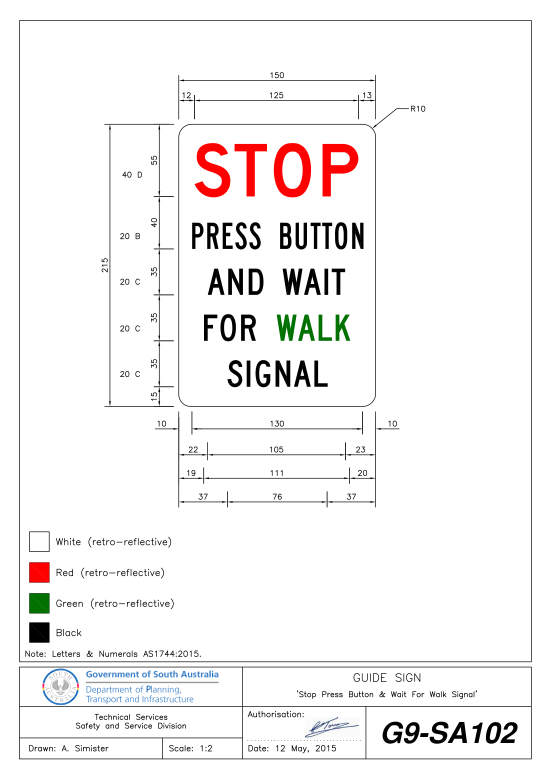
#> input picture Processing/Australia/SA/Original PNGs/G9-SA102.png, 1653 x 2339 px, given in place of G9-SA102.png.png, which was not available (shown at 1/3 size)
$ python vw.py '../../../../Processing/Australia/SA/Original PNGs/G9-SA102.png'
#> lines starting #> are read from the running program, lines starting #| are printed output that depends on the picture; after the words box and inside, x2 and y2 are one past the last pixel; in counts of white or black regions, pixels touching at a corner belong together; pictures that were not available may be replaced by others from this repository, and a replacement may not be noted
"""vw.py CODE... -> view/<CODE>.png : drawing area cropped (frame, title block, colour legend removed), prints crop origin (200-dpi px)"""
import sys, numpy as np
from PIL import Image
SA="/Users/USER/Local/GitHub/Australian-Standards/Processing/Australia/SA/Original PNGs/"
for code in sys.argv[1:]:
    im=Image.open(SA+code+".png").convert("RGB"); a=np.asarray(im); H,W=a.shape[:2]
#> further down, im is the input picture: PIL image 1653x2339 RGB; mean R, G, B 245.1, 243.3, 243.1
#> after `H, W = a.shape[:2]`: H = 2339; W = 1653
    if W>H: print(code,"LANDSCAPE",W,H)
    dark=(a.sum(axis=2)<700)
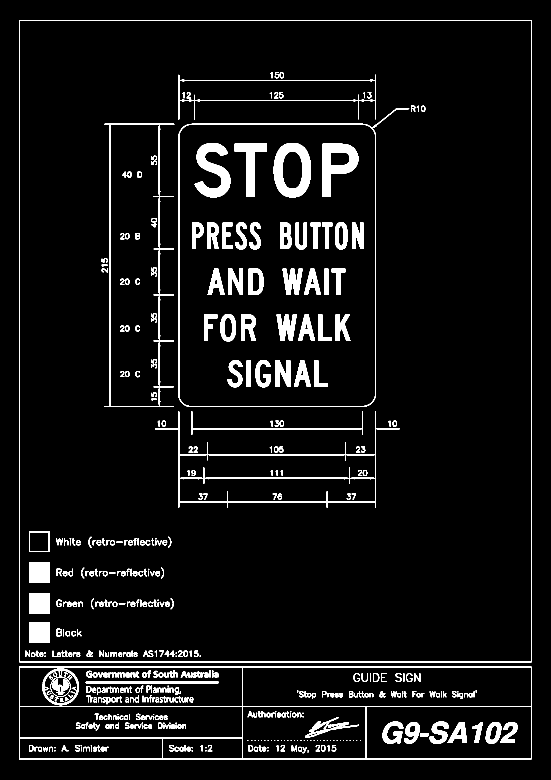
#> dark: shape (2339, 1653) bool (shown at 1/3 size); 5.9% white; 517 white regions (71 under 20 px), largest, box (x1, y1, x2, y2) and area: (57, 60, 1595, 1987) 18831, (57, 2000, 1595, 2278) 18634, (821, 429, 933, 592) 9559
    # frame: find title block top = first long horizontal line below 75% height
    rows=dark.mean(axis=1); cols=dark.mean(axis=0)
#> after `rows = dark.mean(axis=1)`: rows = 2339 values, max 0.93 at index 61, min 0 at index 0, mean 0.0587
#> after `cols = dark.mean(axis=0)`: cols = 1653 values, max 0.943 at index 58, min 0 at index 0, mean 0.0587
    ys=[y for y in range(int(H*0.6),H) if rows[y]>0.7]
#> ys = [1984, 1985, 1986, 2000, 2001, 2002, 2118, 2119, 2120, 2275, 2276, 2277]
    bot=(ys[0]-6) if ys else int(H*0.84)
#> bot = 1978
    top=next((y for y in range(0,int(H*0.2)) if rows[y]>0.7),0)+6
#> top = 66
    xs=[x for x in range(W) if cols[x]>0.5]
#> xs = [57, 58, 59, 535, 536, 537, 1126, 1127, 1593, 1594]
    left=(xs[0]+6) if xs else 0; right=(xs[-1]-6) if xs else W
#> after `left = xs[0] + 6 if xs else 0`: left = 63
#> after `right = xs[-1] - 6 if xs else W`: right = 1588
    sub=dark[top:bot,left:right]
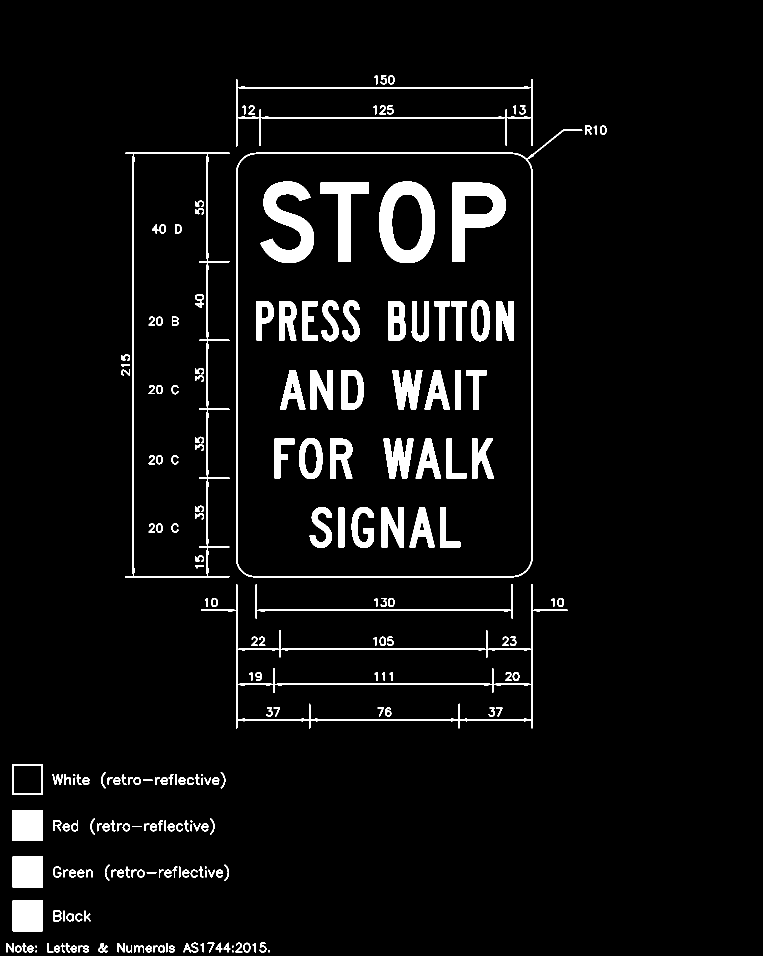
#> sub: shape (1912, 1525) bool (shown at 1/2 size); 5.1% white; 225 white regions (9 under 20 px), largest, box (x1, y1, x2, y2) and area: (758, 363, 870, 526) 9559, (904, 365, 1012, 524) 8647, (520, 363, 628, 526) 8485
    r=np.where(sub.any(axis=1))[0]; c=np.where(sub.any(axis=0))[0]
#> after `r = np.where(sub.any(axis=1))[0]`: r = 1561 values from 150 to 1904
#> after `c = np.where(sub.any(axis=0))[0]`: c = 1172 values from 13 to 1212
    y0,y1,x0,x1=top+r[0],top+r[-1],left+c[0],left+c[-1]
#> y0 = 216; y1 = 1970; x0 = 76; x1 = 1275
    crop=im.crop((x0-4,y0-4,x1+4,y1+4)); crop.save(f"view/{code}.png"); print(code,"origin",x0-4,y0-4,"size",crop.size)
#> after `crop = im.crop((x0 - 4, y0 - 4, x1 + 4, y1 + 4))`:
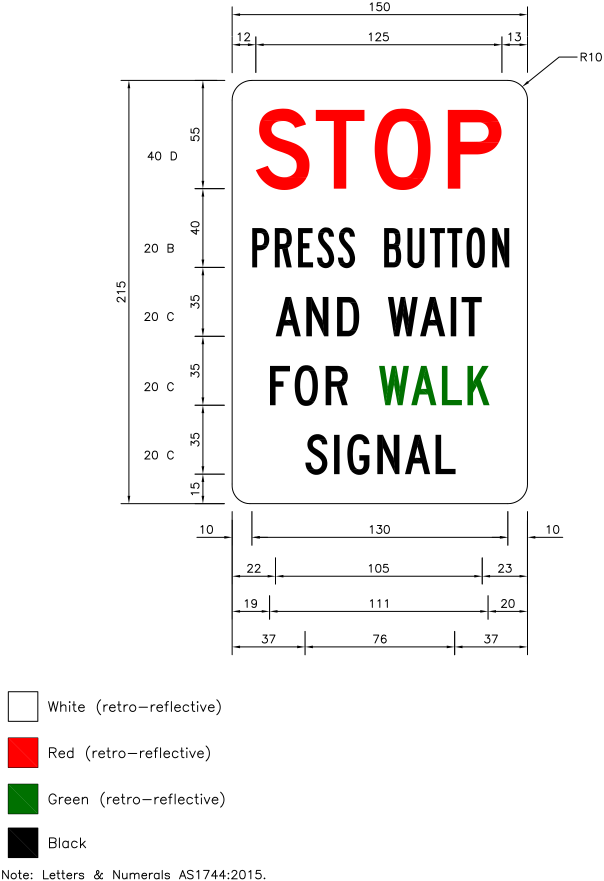
#> crop: PIL image 1207x1762 RGB (shown at 1/2 size); mean R, G, B 243.7, 240.1, 239.5
#| ../../../../Processing/Australia/SA/Original PNGs/G9-SA102.png origin 72 212 size (1207, 1762)

$ run again, on Processing/Australia/SA/Original PNGs/S118.png
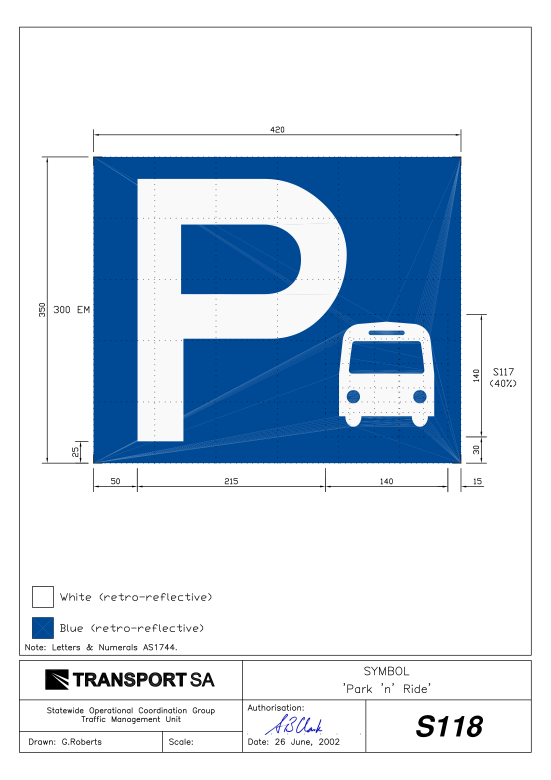
#> input picture Processing/Australia/SA/Original PNGs/S118.png, 1653 x 2339 px, given in place of S118.png.png, which was not available (shown at 1/3 size)
#> im is the input picture: PIL image 1653x2339 RGB; mean R, G, B 202.8, 216.1, 230.1
#> `dark=(a.sum(axis=2)<700)`:
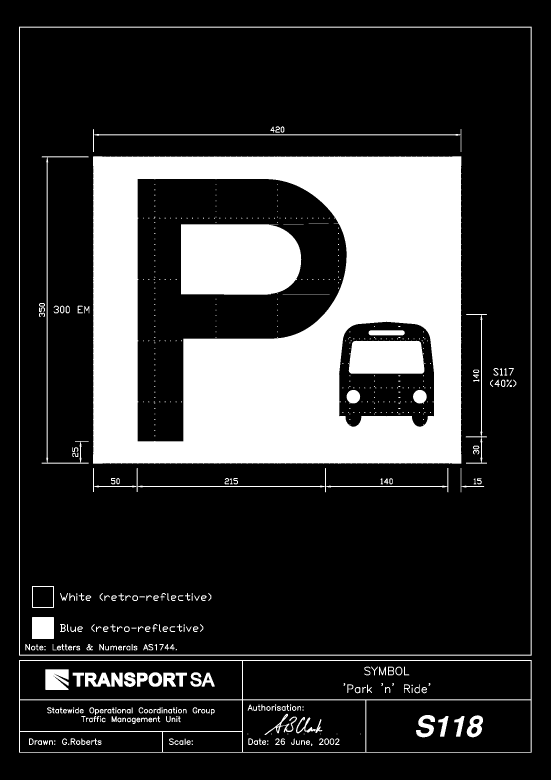
#> dark: shape (2339, 1653) bool (shown at 1/3 size); 21.3% white; 584 white regions (317 under 20 px), largest, box (x1, y1, x2, y2) and area: (279, 469, 1384, 1391) 620210, (543, 673, 904, 884) 71267, (1046, 1023, 1273, 1121) 21256
#> rows = 2339 values, max 0.93 at index 80, min 0 at index 0, mean 0.213
#> cols = 1653 values, max 0.926 at index 57, min 0 at index 0, mean 0.213
#> ys = [1964, 1965, 1966, 1980, 1981, 1982, 2098, 2099, 2100, 2256, 2257]
#> bot = 1958
#> top = 86
#> xs = [57, 58, 59, 1592, 1593, 1594]
#> left = 63
#> right = 1588
#> sub: shape (1872, 1525) bool; 26.3% white; 418 white regions (292 under 20 px), largest, box (x1, y1, x2, y2) and area: (216, 383, 1321, 1305) 620210, (480, 587, 841, 798) 71267, (983, 937, 1210, 1035) 21256
#> r = 1223 values from 293 to 1864
#> c = 1460 values from 13 to 1485
#> y0 = 379; y1 = 1950; x0 = 76; x1 = 1548
#> `crop = im.crop((x0 - 4, y0 - 4, x1 + 4, y1 + 4))`:
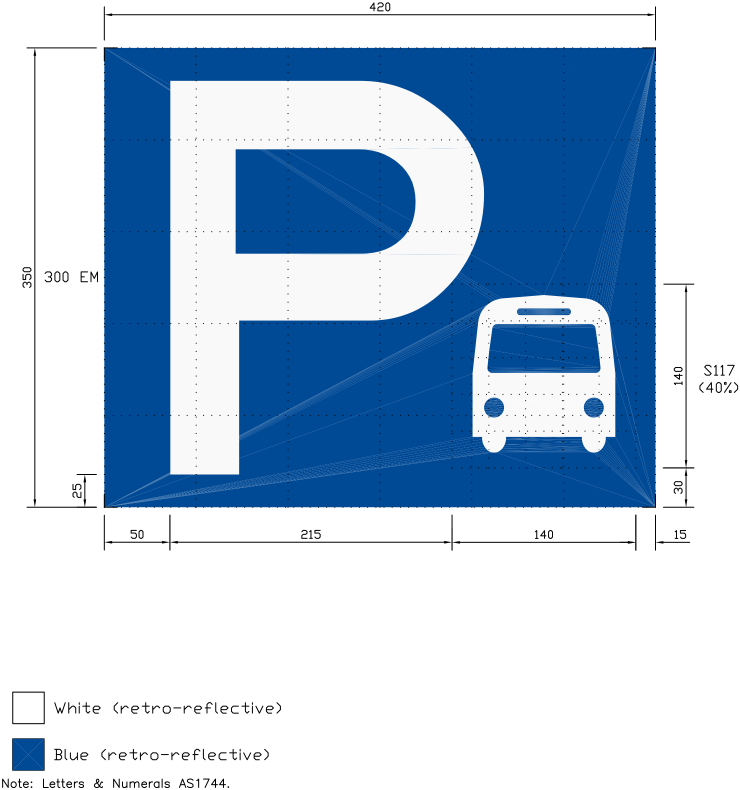
#> crop: PIL image 1480x1579 RGB (shown at 1/2 size); mean R, G, B 174.5, 196.6, 219.6
#| ../../../../Processing/Australia/SA/Original PNGs/S118.png origin 72 375 size (1480, 1579)

$ run again, on Processing/Australia/SA/Original PNGs/S120.png
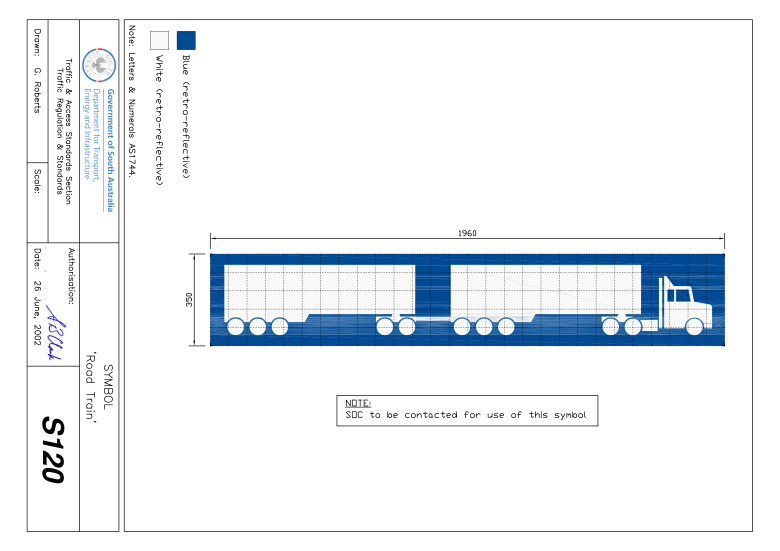
#> input picture Processing/Australia/SA/Original PNGs/S120.png, 2339 x 1653 px, given in place of S120.png.png, which was not available (shown at 1/3 size)
#> im is the input picture: PIL image 2339x1653 RGB; mean R, G, B 236.8, 240.7, 244.6
#| ../../../../Processing/Australia/SA/Original PNGs/S120.png LANDSCAPE 2339 1653
#> `dark=(a.sum(axis=2)<700)`:
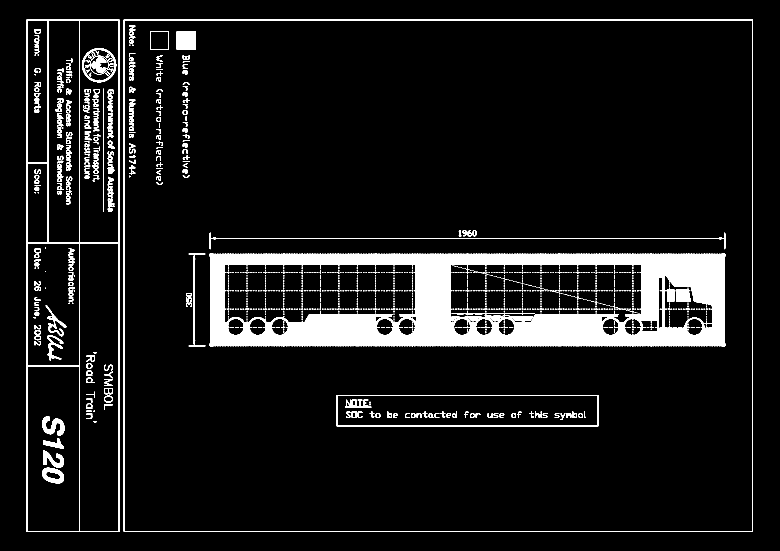
#> dark: shape (1653, 2339) bool (shown at 1/3 size); 8.4% white; 1970 white regions (1601 under 20 px), largest, box (x1, y1, x2, y2) and area: (629, 760, 2176, 1039) 211456, (371, 58, 2259, 1596) 20516, (80, 58, 358, 1596) 18903
#> rows = 1653 values, max 0.926 at index 59, min 0 at index 0, mean 0.0838
#> cols = 2339 values, max 0.93 at index 80, min 0 at index 0, mean 0.0838
#> ys = [1593, 1594, 1595]
#> bot = 1587
#> top = 64
#> xs = [80, 81, 82, 237, 238, 239, 355, 356, 357, 371, 372, 373, 2256, 2257, 2258]
#> left = 86
#> right = 2252
#> sub: shape (1523, 2166) bool; 9.2% white; 1970 white regions (1601 under 20 px), largest, box (x1, y1, x2, y2) and area: (543, 696, 2090, 975) 211456, (0, 0, 272, 1523) 12549, (923, 1121, 1709, 1215) 5242
#> r = 1523 values from 0 to 1522
#> c = 1985 values from 0 to 2089
#> y0 = 64; y1 = 1586; x0 = 86; x1 = 2175
#> `crop = im.crop((x0 - 4, y0 - 4, x1 + 4, y1 + 4))`:
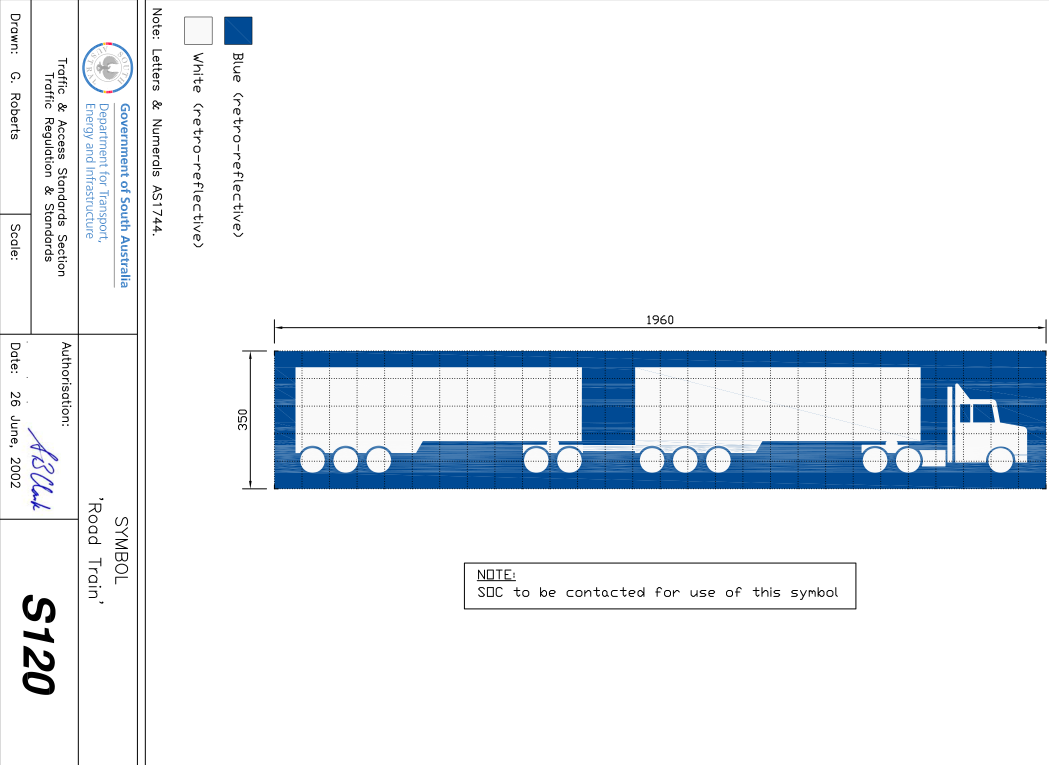
#> crop: PIL image 2097x1530 RGB (shown at 1/2 size); mean R, G, B 234.2, 238.9, 243.6
#| ../../../../Processing/Australia/SA/Original PNGs/S120.png origin 82 60 size (2097, 1530)

$ run again, on Processing/Australia/SA/Original PNGs/T5-SA101.png
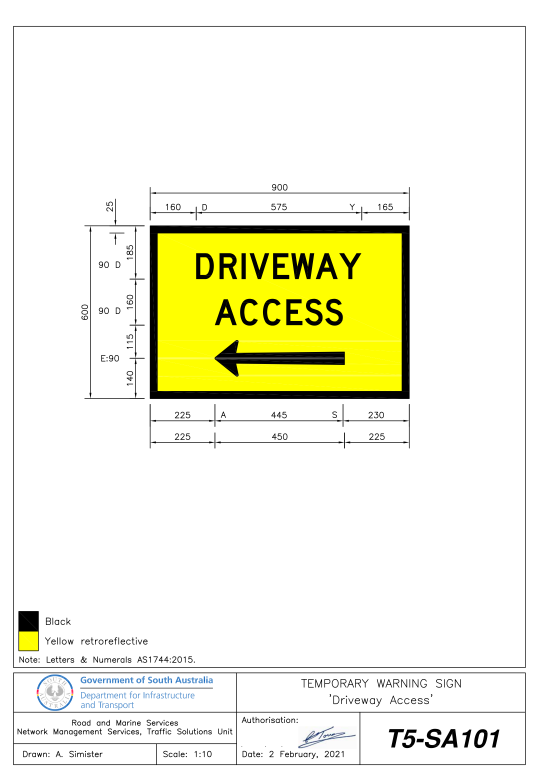
#> input picture Processing/Australia/SA/Original PNGs/T5-SA101.png, 1653 x 2339 px, given in place of T5-SA101.png.png, which was not available (shown at 1/3 size)
#> im is the input picture: PIL image 1653x2339 RGB; mean R, G, B 243.1, 243.2, 223.3
#> `dark=(a.sum(axis=2)<700)`:
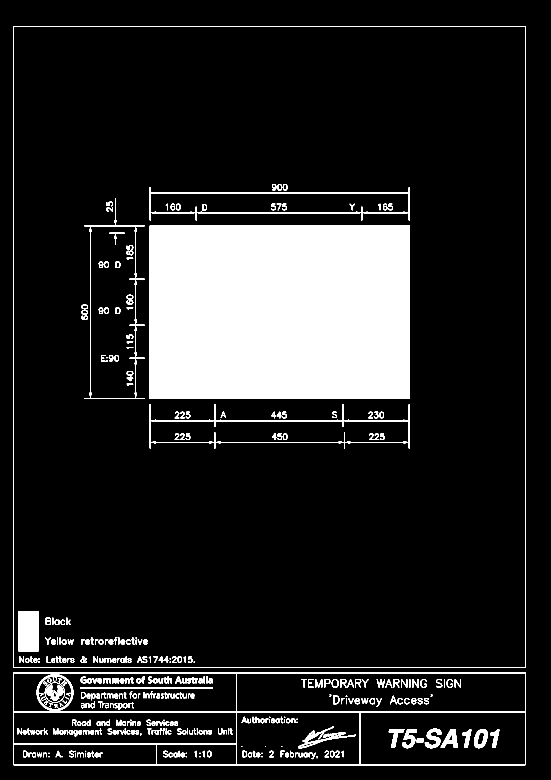
#> dark: shape (2339, 1653) bool (shown at 1/3 size); 13.4% white; 404 white regions (37 under 20 px), largest, box (x1, y1, x2, y2) and area: (449, 676, 1229, 1197) 406379, (39, 2017, 1577, 2296) 18641, (39, 78, 1577, 2004) 17294
#> rows = 2339 values, max 0.93 at index 78, min 0 at index 0, mean 0.134
#> cols = 1653 values, max 0.943 at index 41, min 0 at index 0, mean 0.134
#> ys = [2001, 2002, 2003, 2017, 2018, 2019, 2135, 2136, 2137, 2293, 2294, 2295]
#> bot = 1995
#> top = 84
#> xs = [39, 40, 41, 1575, 1576]
#> left = 45
#> right = 1570
#> sub: shape (1911, 1525) bool; 15.2% white; 130 white regions (8 under 20 px), largest, box (x1, y1, x2, y2) and area: (404, 592, 1184, 1113) 406379, (10, 1749, 72, 1870) 7500, (404, 1128, 1184, 1262) 6314
#> r = 920 values from 468 to 1904
#> c = 1136 values from 10 to 1183
#> y0 = 552; y1 = 1988; x0 = 55; x1 = 1228
#> `crop = im.crop((x0 - 4, y0 - 4, x1 + 4, y1 + 4))`:
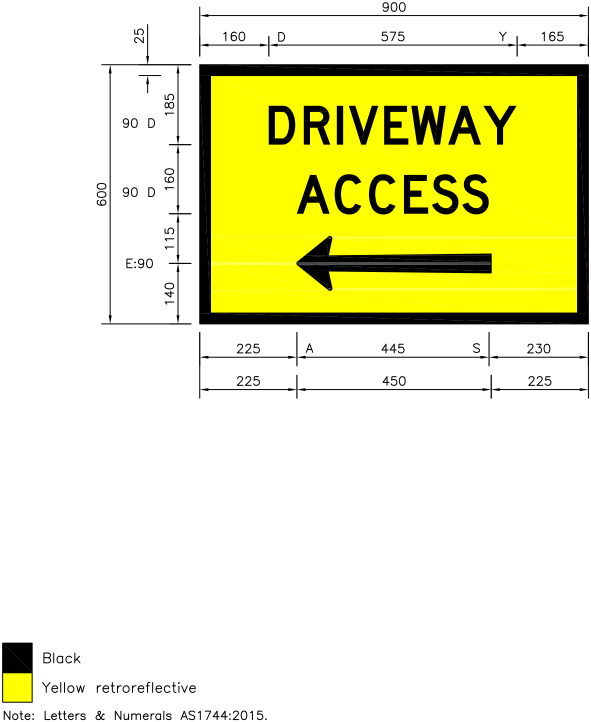
#> crop: PIL image 1181x1444 RGB (shown at 1/2 size); mean R, G, B 235.9, 235.9, 190.6
#| ../../../../Processing/Australia/SA/Original PNGs/T5-SA101.png origin 51 548 size (1181, 1444)
